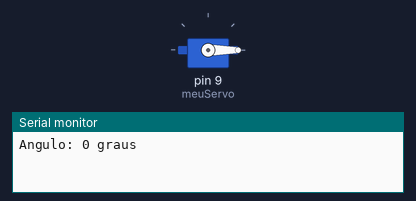
Recording of a sketch running on a simulated Arduino Uno, built with avr-gcc and run on an emulated ATmega328P. Parts: servo, the last lines printed to the serial monitor.

Above: at 1.05 s.
At 4.0 s:
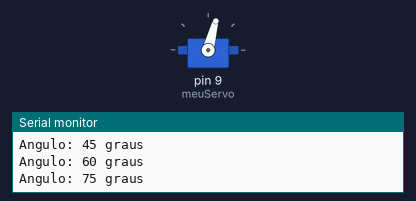
At 7.0 s:
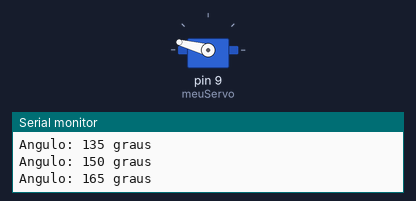
At 13.0 s:
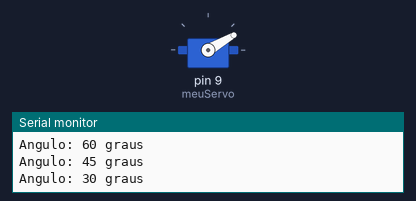
Timing chart, 0 to 17.9 s (numbered marks = the images above):
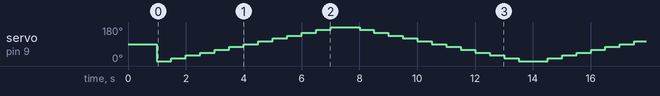

The sketch:

21_02_varredura_servo.ino
```cpp
#include <Servo.h>
Servo meuServo;

void setup() {
  meuServo.attach(9);
  // Inicializa aproximadamente no centro
  meuServo.write(90);
  delay(1000);
  Serial.begin(9600);
}

void loop() {
  // Movimento de 0 ate 180 graus
  for (int angulo = 0; angulo <= 180; angulo += 15) {
    meuServo.write(angulo);
    Serial.print("Angulo: ");
    Serial.print(angulo);
    Serial.println(" graus");
    delay(500);
  }
  // Movimento de 180 ate 0 graus
  for (int angulo = 180; angulo >= 0; angulo -= 15) {
    meuServo.write(angulo);
    Serial.print("Angulo: ");
    Serial.print(angulo);
    Serial.println(" graus");
    delay(500);
  }
}
```
